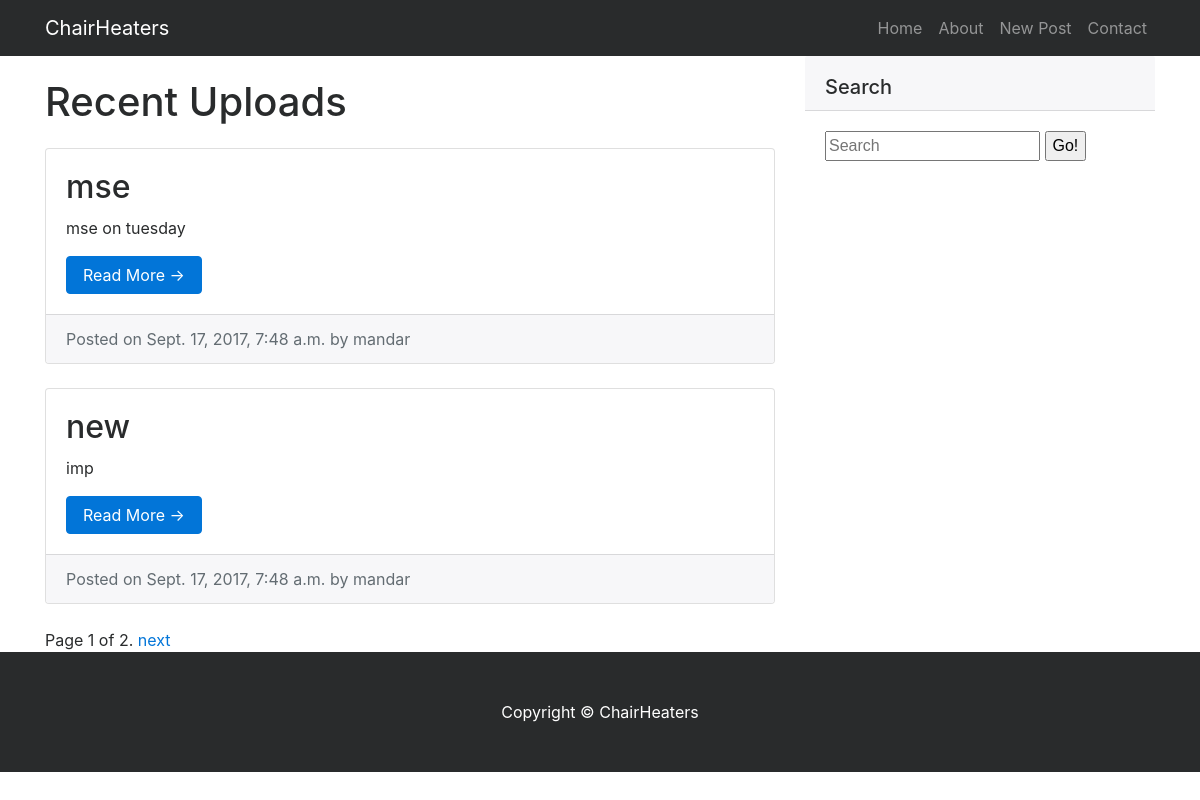
The app's page /uploads/list/ (signed in) with its own data.
### uploads/models.py (models this page shows, shortened)
class upload(models.Model):
	username = models.CharField(max_length=100)
	user = models.ForeignKey(settings.AUTH_USER_MODEL,default=1)
	title = models.CharField(max_length=100)
	description = models.CharField(max_length=300,default=None)
	docFile = models.FileField(default=None,blank=True,null=True)
	timestamp = models.DateTimeField(auto_now=False,auto_now_add=True)
	class Meta:
		ordering = ["-timestamp"]
	def get_absolute_url(self):
		return reverse("detail",kwargs={"id":self.id})

### uploads/views.py (the view, shortened to what this page needs)
def post_list(request):
	queryset_list = upload.objects.filter(user=request.user) # Get all database querysets
	queryset = upload.objects.all()
	query = request.GET.get("q")
	paginator = Paginator(queryset_list, 2) # Show 2 contacts per page
	page = request.GET.get('page')
	try:
	    queryset = paginator.page(page)
	except PageNotAnInteger:
	    queryset = paginator.page(1)
	except EmptyPage:
	    queryset = paginator.page(paginator.num_pages)
	context = {"object_list" : queryset}
	return render(request,'post_list.html',context)

### uploads/templates/post_list.html (shortened to what this page needs)
{% extends "base.html" %}
{% block content %}
    <div class="container">
        <div class="row">
            <div class="col-md-8">
                <h1 class="my-4">Recent Uploads</h1>
                {% for obj in object_list %}
                <div class="card mb-4">
                	<div class="card-block">
                		<h2 class="card-title">{{obj.title}}</h2>
                		<p class="card-text">{{obj.description}}</p>
                		<a href="{{obj.get_absolute_url}}" class="btn btn-primary">Read More &rarr;</a>
                	</div>
                    {% if obj.user.username %}
                	<div class="card-footer text-muted">Posted on {{obj.timestamp}} by {{obj.user.username}} <a href="#"></a></div>
                    {% else %}
                    <div class="card-footer text-muted">Posted on {{obj.timestamp}} by {{obj.username}} <a href="#"></a></div>
                    {% endif %}
                </div>
                {% endfor %}
                <div class="pagination">
                    <span class="step-links">
                        <span class="current">
                            Page {{ object_list.number }} of {{ object_list.paginator.num_pages }}.
                        </span>
                        {% if object_list.has_next %}
                            <a href="?page={{ object_list.next_page_number }}&q={{request.GET.q}}">next</a>
                        {% endif %}
                    </span>
                </div>
            </div>
            <div class="col-md-4">
                <h5 class="card-header" id="lol">Search</h5>
                <div class="card-block">
                    <form method="GET" action="">
                        <input type="text" name="q" placeholder="Search" value="{{request.GET.q}}">
                        <input type="submit" value="Go!">
                    </form>
                </div>
            </div>
        </div>
    </div>
{% endblock %}

### uploads/templates/base.html (shortened to what this page needs)
{% load static %}
<!DOCTYPE html>
<html lang="en">
<head>
    {% block head %}
    <link href="{% static 'vendor/bootstrap/css/bootstrap.min.css' %}" rel="stylesheet">
    <link href="{% static 'css/blog-home.css' %}" rel="stylesheet">
    {% endblock head %}
</head>
<body>
    <nav class="navbar fixed-top navbar-toggleable-md navbar-inverse bg-inverse">
        <div class="container">
            <a class="navbar-brand" href="#">ChairHeaters</a>
            <div class="collapse navbar-collapse" id="navbarExample">
                <ul class="navbar-nav ml-auto">
                    <li class="nav-item">
                        <a class="nav-link" href="/uploads/list">Home <span class="sr-only">(current)</span></a>
                    </li>
                    <li class="nav-item">
                        <a class="nav-link" href="#">About</a>
                    </li>
                    <li class="nav-item">
                        <a class="nav-link" href="/uploads/create/">New Post</a>
                    </li>
                    <li class="nav-item">
                        <a class="nav-link" href="#">Contact</a>
                    </li>
                </ul>
            </div>
        </div>
    </nav>
    {% block content %}{% endblock content %}
    <footer class="py-5 bg-inverse">
        <div class="container">
            <p class="m-0 text-center text-white">Copyright &copy; ChairHeaters</p>
        </div>
    </footer>
</body>
</html>

### uploads/static/uploads/css/blog-home.css (style rules this page uses)
html,body { height: 100%; }
body { padding-top: 54px; }
@media (min-width: 992px) { body { padding-top: 56px; } }

### uploads/templates/post_list.html (style rules this page uses)
#lol { padding-top: 20px; }

### records on screen
upload: title "mse", description "mse on tuesday", timestamp "Sept. 17, 2017, 7:48 a.m.", user.username "mandar"
upload: title "new", description "imp", timestamp "Sept. 17, 2017, 7:48 a.m.", user.username "mandar"

### other values on screen
{{ object_list.number }} "1"
{{ object_list.paginator.num_pages }} "2"
